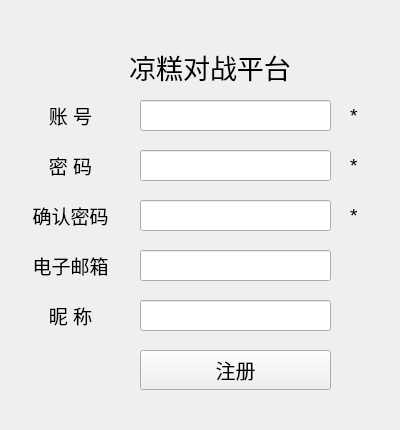
<?xml version="1.0" encoding="UTF-8"?>
<ui version="4.0">
 <class>Regui</class>
 <widget class="QWidget" name="Regui">
  <property name="geometry">
   <rect>
    <x>0</x>
    <y>0</y>
    <width>400</width>
    <height>430</height>
   </rect>
  </property>
  <property name="windowTitle">
   <string>Form</string>
  </property>
  <widget class="QLabel" name="label_2">
   <property name="geometry">
    <rect>
     <x>30</x>
     <y>150</y>
     <width>81</width>
     <height>31</height>
    </rect>
   </property>
   <property name="font">
    <font>
     <pointsize>14</pointsize>
    </font>
   </property>
   <property name="text">
    <string>密 码</string>
   </property>
   <property name="alignment">
    <set>Qt::AlignCenter</set>
   </property>
  </widget>
  <widget class="QLabel" name="label_3">
   <property name="geometry">
    <rect>
     <x>111</x>
     <y>50</y>
     <width>198</width>
     <height>33</height>
    </rect>
   </property>
   <property name="font">
    <font>
     <pointsize>20</pointsize>
     <weight>50</weight>
     <bold>false</bold>
    </font>
   </property>
   <property name="text">
    <string>凉糕对战平台</string>
   </property>
   <property name="alignment">
    <set>Qt::AlignCenter</set>
   </property>
  </widget>
  <widget class="QLineEdit" name="lineEdit">
   <property name="geometry">
    <rect>
     <x>140</x>
     <y>100</y>
     <width>191</width>
     <height>31</height>
    </rect>
   </property>
   <property name="sizePolicy">
    <sizepolicy hsizetype="Expanding" vsizetype="Fixed">
     <horstretch>0</horstretch>
     <verstretch>0</verstretch>
    </sizepolicy>
   </property>
   <property name="font">
    <font>
     <pointsize>9</pointsize>
    </font>
   </property>
   <property name="whatsThis">
    <string>&lt;html&gt;&lt;head/&gt;&lt;body&gt;&lt;p&gt;4~16位英文数字&lt;/p&gt;&lt;/body&gt;&lt;/html&gt;</string>
   </property>
   <property name="maxLength">
    <number>16</number>
   </property>
  </widget>
  <widget class="QLineEdit" name="lineEdit_2">
   <property name="geometry">
    <rect>
     <x>140</x>
     <y>150</y>
     <width>191</width>
     <height>31</height>
    </rect>
   </property>
   <property name="font">
    <font>
     <pointsize>9</pointsize>
    </font>
   </property>
   <property name="whatsThis">
    <string>&lt;html&gt;&lt;head/&gt;&lt;body&gt;&lt;p&gt;6~32字符&lt;/p&gt;&lt;/body&gt;&lt;/html&gt;</string>
   </property>
   <property name="maxLength">
    <number>32</number>
   </property>
   <property name="echoMode">
    <enum>QLineEdit::Password</enum>
   </property>
  </widget>
  <widget class="QLabel" name="label">
   <property name="geometry">
    <rect>
     <x>30</x>
     <y>100</y>
     <width>81</width>
     <height>31</height>
    </rect>
   </property>
   <property name="font">
    <font>
     <pointsize>14</pointsize>
    </font>
   </property>
   <property name="text">
    <string>账 号</string>
   </property>
   <property name="textFormat">
    <enum>Qt::AutoText</enum>
   </property>
   <property name="alignment">
    <set>Qt::AlignCenter</set>
   </property>
  </widget>
  <widget class="QLabel" name="label_4">
   <property name="geometry">
    <rect>
     <x>30</x>
     <y>250</y>
     <width>81</width>
     <height>31</height>
    </rect>
   </property>
   <property name="font">
    <font>
     <pointsize>14</pointsize>
    </font>
   </property>
   <property name="text">
    <string>电子邮箱</string>
   </property>
   <property name="alignment">
    <set>Qt::AlignCenter</set>
   </property>
  </widget>
  <widget class="QLabel" name="label_5">
   <property name="geometry">
    <rect>
     <x>30</x>
     <y>200</y>
     <width>81</width>
     <height>31</height>
    </rect>
   </property>
   <property name="font">
    <font>
     <pointsize>14</pointsize>
    </font>
   </property>
   <property name="text">
    <string>确认密码</string>
   </property>
   <property name="textFormat">
    <enum>Qt::AutoText</enum>
   </property>
   <property name="alignment">
    <set>Qt::AlignCenter</set>
   </property>
  </widget>
  <widget class="QLabel" name="label_6">
   <property name="geometry">
    <rect>
     <x>30</x>
     <y>300</y>
     <width>81</width>
     <height>31</height>
    </rect>
   </property>
   <property name="font">
    <font>
     <pointsize>14</pointsize>
    </font>
   </property>
   <property name="text">
    <string>昵 称</string>
   </property>
   <property name="alignment">
    <set>Qt::AlignCenter</set>
   </property>
  </widget>
  <widget class="QLabel" name="label_8">
   <property name="geometry">
    <rect>
     <x>350</x>
     <y>150</y>
     <width>81</width>
     <height>31</height>
    </rect>
   </property>
   <property name="font">
    <font>
     <pointsize>14</pointsize>
    </font>
   </property>
   <property name="whatsThis">
    <string>&lt;html&gt;&lt;head/&gt;&lt;body&gt;&lt;p&gt;必填&lt;/p&gt;&lt;/body&gt;&lt;/html&gt;</string>
   </property>
   <property name="text">
    <string>*</string>
   </property>
   <property name="alignment">
    <set>Qt::AlignLeading|Qt::AlignLeft|Qt::AlignVCenter</set>
   </property>
  </widget>
  <widget class="QLabel" name="label_9">
   <property name="geometry">
    <rect>
     <x>350</x>
     <y>200</y>
     <width>81</width>
     <height>31</height>
    </rect>
   </property>
   <property name="font">
    <font>
     <pointsize>14</pointsize>
    </font>
   </property>
   <property name="whatsThis">
    <string>&lt;html&gt;&lt;head/&gt;&lt;body&gt;&lt;p&gt;必填&lt;/p&gt;&lt;/body&gt;&lt;/html&gt;</string>
   </property>
   <property name="text">
    <string>*</string>
   </property>
   <property name="textFormat">
    <enum>Qt::AutoText</enum>
   </property>
   <property name="alignment">
    <set>Qt::AlignLeading|Qt::AlignLeft|Qt::AlignVCenter</set>
   </property>
  </widget>
  <widget class="QLabel" name="label_10">
   <property name="geometry">
    <rect>
     <x>350</x>
     <y>100</y>
     <width>81</width>
     <height>31</height>
    </rect>
   </property>
   <property name="font">
    <font>
     <pointsize>14</pointsize>
    </font>
   </property>
   <property name="whatsThis">
    <string>&lt;html&gt;&lt;head/&gt;&lt;body&gt;&lt;p&gt;必填&lt;/p&gt;&lt;/body&gt;&lt;/html&gt;</string>
   </property>
   <property name="text">
    <string>*</string>
   </property>
   <property name="textFormat">
    <enum>Qt::AutoText</enum>
   </property>
   <property name="alignment">
    <set>Qt::AlignLeading|Qt::AlignLeft|Qt::AlignVCenter</set>
   </property>
  </widget>
  <widget class="QLineEdit" name="lineEdit_3">
   <property name="geometry">
    <rect>
     <x>140</x>
     <y>200</y>
     <width>191</width>
     <height>31</height>
    </rect>
   </property>
   <property name="font">
    <font>
     <pointsize>9</pointsize>
    </font>
   </property>
   <property name="whatsThis">
    <string>&lt;html&gt;&lt;head/&gt;&lt;body&gt;&lt;p&gt;再输一遍密码&lt;/p&gt;&lt;/body&gt;&lt;/html&gt;</string>
   </property>
   <property name="maxLength">
    <number>32</number>
   </property>
   <property name="echoMode">
    <enum>QLineEdit::Password</enum>
   </property>
  </widget>
  <widget class="QLineEdit" name="lineEdit_4">
   <property name="geometry">
    <rect>
     <x>140</x>
     <y>250</y>
     <width>191</width>
     <height>31</height>
    </rect>
   </property>
   <property name="font">
    <font>
     <pointsize>9</pointsize>
    </font>
   </property>
   <property name="whatsThis">
    <string>&lt;html&gt;&lt;head/&gt;&lt;body&gt;&lt;p&gt;Email地址，如 QQ号@qq.com&lt;/p&gt;&lt;/body&gt;&lt;/html&gt;</string>
   </property>
   <property name="maxLength">
    <number>50</number>
   </property>
  </widget>
  <widget class="QLineEdit" name="lineEdit_5">
   <property name="geometry">
    <rect>
     <x>140</x>
     <y>300</y>
     <width>191</width>
     <height>31</height>
    </rect>
   </property>
   <property name="font">
    <font>
     <pointsize>9</pointsize>
    </font>
   </property>
   <property name="whatsThis">
    <string>&lt;html&gt;&lt;head/&gt;&lt;body&gt;&lt;p&gt;暂未开放&lt;/p&gt;&lt;/body&gt;&lt;/html&gt;</string>
   </property>
   <property name="maxLength">
    <number>16</number>
   </property>
  </widget>
  <widget class="QPushButton" name="pushButton">
   <property name="geometry">
    <rect>
     <x>140</x>
     <y>350</y>
     <width>191</width>
     <height>40</height>
    </rect>
   </property>
   <property name="font">
    <font>
     <pointsize>15</pointsize>
    </font>
   </property>
   <property name="text">
    <string>注册</string>
   </property>
  </widget>
  <zorder>label_2</zorder>
  <zorder>label_3</zorder>
  <zorder>pushButton</zorder>
  <zorder>label</zorder>
  <zorder>label_4</zorder>
  <zorder>label_5</zorder>
  <zorder>label_6</zorder>
  <zorder>label_8</zorder>
  <zorder>label_9</zorder>
  <zorder>label_10</zorder>
  <zorder>lineEdit_3</zorder>
  <zorder>lineEdit_4</zorder>
  <zorder>lineEdit_5</zorder>
  <zorder>lineEdit_2</zorder>
  <zorder>lineEdit</zorder>
 </widget>
 <resources/>
 <connections/>
</ui>
